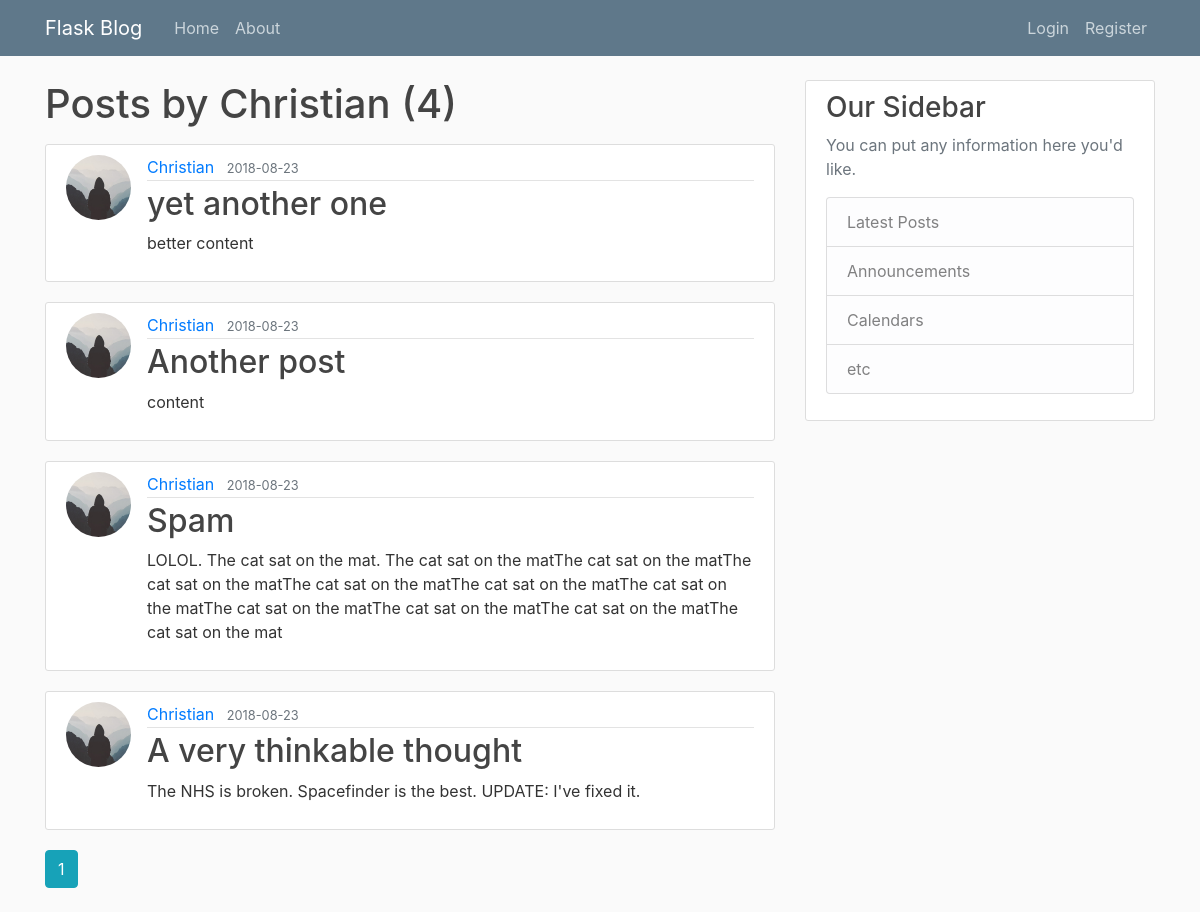
/user/Christian, run on the app's committed database.
### flaskblog/models.py (models this page shows, shortened)
class User(db.Model, UserMixin):
    id = db.Column(db.Integer, primary_key=True)
    username = db.Column(db.String(20), unique=True, nullable=False)
    email = db.Column(db.String(120), unique=True, nullable=False)
    image_file = db.Column(db.String(20), nullable=False, default='default.jpg')
    password = db.Column(db.String(60), nullable=False)
    posts = db.relationship('Post', backref='author', lazy=True)

class Post(db.Model):
    id = db.Column(db.Integer, primary_key=True)
    title = db.Column(db.String(100), nullable=False)
    date_posted = db.Column(db.DateTime, nullable=False, default=datetime.utcnow)
    content = db.Column(db.Text, nullable=False)
    user_id = db.Column(db.Integer, db.ForeignKey('user.id'), nullable=False)

### flaskblog/routes.py (the view)
@app.route("/user/<string:username>")
def user_posts(username):
    page = request.args.get('page', 1, type=int)
    user = User.query.filter_by(username=username).first_or_404()
    posts = Post.query.filter_by(author=user)\
        .order_by(Post.date_posted.desc())\
        .paginate(page=page, per_page=5)
    return render_template('user_posts.html', posts=posts, user=user)

### flaskblog/templates/user_posts.html
{% extends "layout.html" %}
{% block content %}
    <h1 class="mb-3">Posts by {{ user.username }} ({{ posts.total }})</h1>
    {% for post in posts.items %}
        <article class="media content-section">
          <img class="rounded-circle article-img" src="{{ url_for('static', filename='profile_pics/' + post.author.image_file) }}">
          <div class="media-body">
            <div class="article-metadata">
              <a class="mr-2" href="{{ url_for('user_posts', username=post.author.username) }}">{{ post.author.username }}</a>
              <small class="text-muted">{{ post.date_posted.strftime('%Y-%m-%d') }}</small>
            </div>
            <h2><a class="article-title" href="{{url_for('post', post_id=post.id) }}">{{ post.title }}</a></h2>
            <p class="article-content">{{ post.content }}</p>
          </div>
        </article>
    {% endfor %}
    {% for page_num in posts.iter_pages(left_edge=1, right_edge=1, left_current=1, right_current=2) %}
        {% if page_num %}
            {% if posts.page == page_num %}
                <a class="btn btn-info mb-4" href="{{ url_for('user_posts', username=user.username, page = page_num) }}">{{ page_num }}</a>
            {% else %}
                <a class="btn btn-outline-info mb-4" href="{{ url_for('home', username=user.username, page = page_num) }}">{{ page_num }}</a>
            {% endif %}
        {% else %}
        ...
        {% endif %}
    {% endfor %}
{% endblock content %}

### flaskblog/templates/layout.html (shortened to what this page needs)
<!DOCTYPE html>
<html lang="en">
<head>
    <link rel="stylesheet" href="https://stackpath.bootstrapcdn.com/bootstrap/4.1.2/css/bootstrap.min.css">
    <link rel="stylesheet" type="text/css" href="{{ url_for('static', filename='main.css') }}">
</head>
<body>
    <header class="site-header">
      <nav class="navbar navbar-expand-md navbar-dark bg-steel fixed-top">
        <div class="container">
          <a class="navbar-brand mr-4" href="/">Flask Blog</a>
          <div class="collapse navbar-collapse" id="navbarToggle">
            <div class="navbar-nav mr-auto">
              <a class="nav-item nav-link" href="{{ url_for('home') }}">Home</a>
              <a class="nav-item nav-link" href="{{ url_for('about') }}">About</a>
            </div>
            <div class="navbar-nav">
                {% if current_user.is_authenticated %}
                    <a class="nav-item nav-link" href="{{ url_for('new_post') }}">New Post</a>
                    <a class="nav-item nav-link" href="{{ url_for('logout') }}">Logout</a>
                    <a class="nav-item nav-link" href="{{ url_for('account') }}">Account</a>
                {% else %}
                    <a class="nav-item nav-link" href="{{ url_for('login') }}">Login</a>
                    <a class="nav-item nav-link" href="{{ url_for('register') }}">Register</a>
                {% endif %}
            </div>
          </div>
        </div>
      </nav>
    </header>
    <main role="main" class="container">
      <div class="row">
        <div class="col-md-8">
            {% block content %}{% endblock %}
        </div>
        <div class="col-md-4">
          <div class="content-section">
            <h3>Our Sidebar</h3>
            <p class='text-muted'>You can put any information here you'd like.
              <ul class="list-group">
                <li class="list-group-item list-group-item-light">Latest Posts</li>
                <li class="list-group-item list-group-item-light">Announcements</li>
                <li class="list-group-item list-group-item-light">Calendars</li>
                <li class="list-group-item list-group-item-light">etc</li>
              </ul>
            </p>
          </div>
        </div>
      </div>
    </main>
</body>
</html>

### flaskblog/static/main.css (style rules this page uses)
body { background: #fafafa; color: #333333; margin-top: 5rem; }
h1, h2, h3, h4, h5, h6 { color: #444444; }
.bg-steel { background-color: #5f788a; }
.site-header .navbar-nav .nav-link { color: #cbd5db; }
.content-section { background: #ffffff; padding: 10px 20px; border: 1px solid #dddddd; border-radius: 3px; margin-bottom: 20px; }
.article-title { color: #444444; }
.article-content { white-space: pre-line; }
.article-img { height: 65px; width: 65px; margin-right: 16px; }
.article-metadata { padding-bottom: 1px; margin-bottom: 4px; border-bottom: 1px solid #e3e3e3 }

### data on the page
User: username "Christian"
Post: image_file (placeholder picture), author.username "Christian", date_posted "2018-08-23", title "yet another one", content "better content"
Post: image_file (placeholder picture), author.username "Christian", date_posted "2018-08-23", title "Another post", content "content"
Post: image_file (placeholder picture), author.username "Christian", date_posted "2018-08-23", title "Spam", content "LOLOL. The cat sat on the mat. The cat sat on the matThe cat sat on the matThe cat sat on the matThe cat sat on the matThe cat sat on the matThe cat sat on the matThe cat sat on the matThe cat sat on the matThe cat sat on the matThe cat sat on the mat"
Post: image_file (placeholder picture), author.username "Christian", date_posted "2018-08-23", title "A very thinkable thought", content "The NHS is broken. Spacefinder is the best. UPDATE: I've fixed it."

### other printed values
{{ posts.total }} "4"
{{ page_num }} "1"
